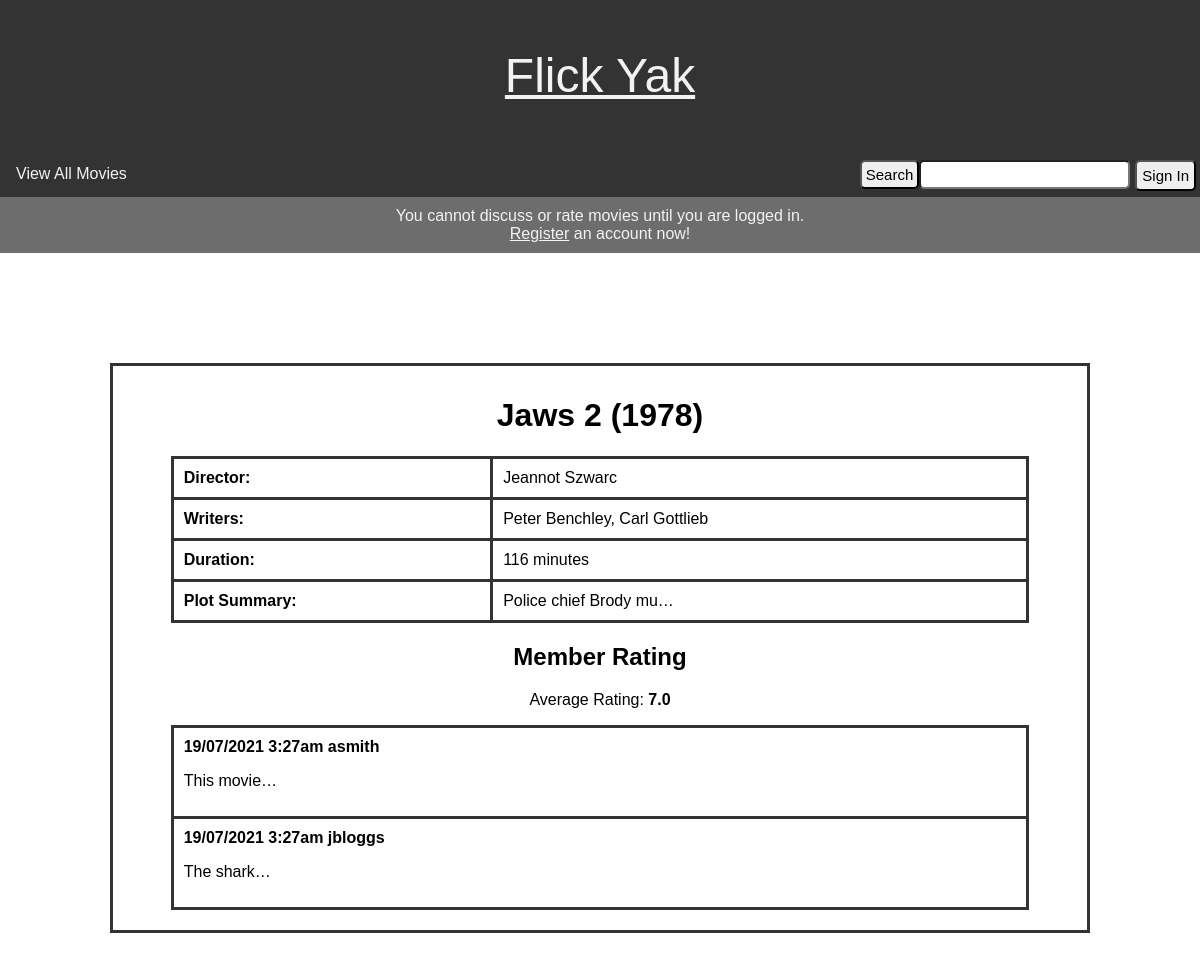
Page /views/public/movie_details.php?id=1 on the earlier database version.
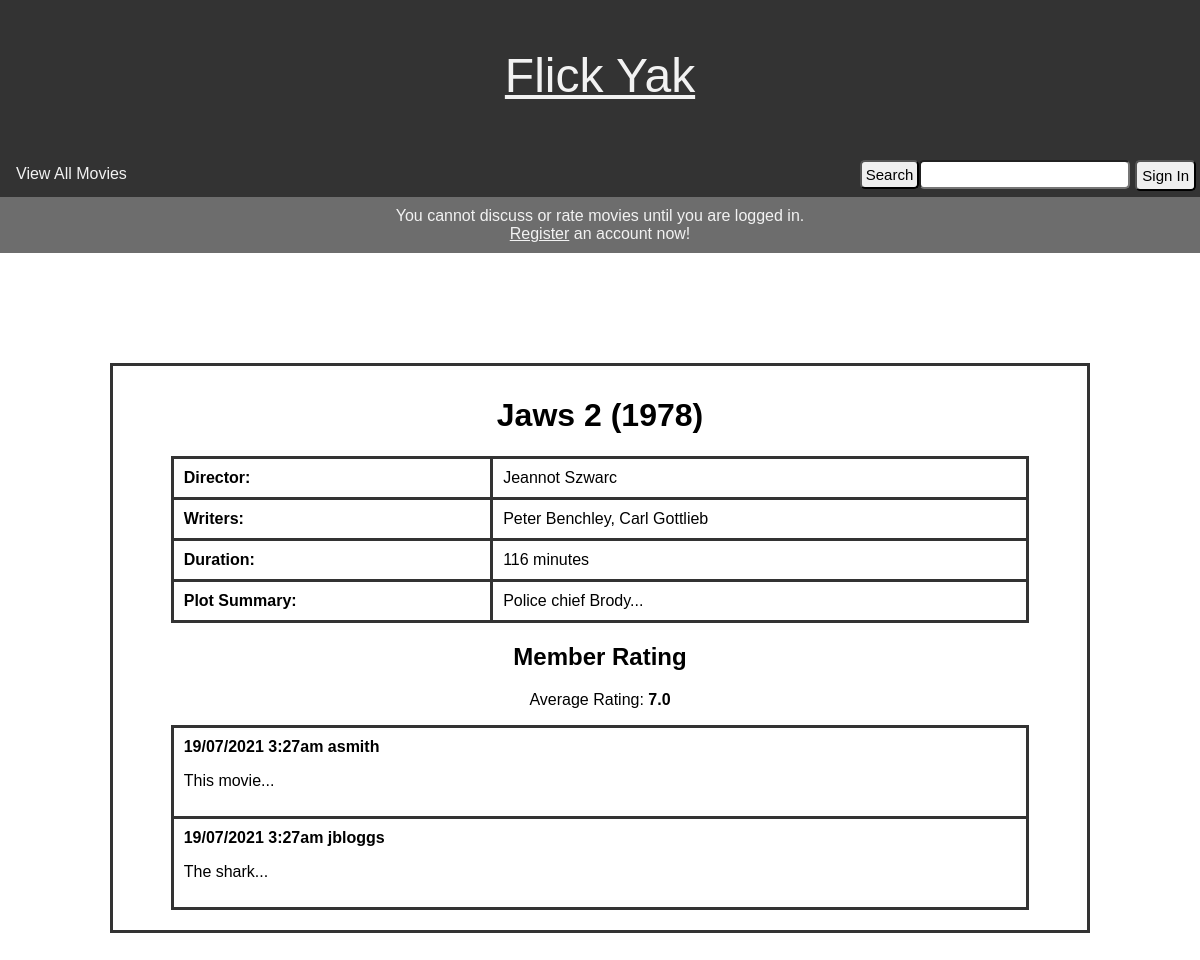
Same page on the later database version.
### tables this page shows
CREATE TABLE `movie` (
  `movie_id` int(11) NOT NULL,
  `movie_name` varchar(100) NOT NULL,
  `release_year` int(11) DEFAULT NULL,
  `director` varchar(100) NOT NULL,
  `writers` varchar(100) NOT NULL,
  `duration` int(11) NOT NULL,
  `summary` varchar(10000) NOT NULL
);

CREATE TABLE `discussion` (
  `discussion_id` int(11) NOT NULL,
  `movie_id` int(11) NOT NULL,
  `username` varchar(20) NOT NULL,
  `content` varchar(40000) NOT NULL,
  `post_date` timestamp NOT NULL DEFAULT current_timestamp() ON UPDATE current_timestamp()
);

### views/public/movie_details.php (the view, shortened to what this page needs)
<?php
require '../../src/connect_db.php';
if (!isset($_GET['id']) || !ctype_digit($_GET['id'])) {
    require '../errors/404.php';
    exit;
} else {
    $id = $_GET['id'];
}
if (isset($id)) {
    $stmt = $db->prepare("SELECT * FROM movie WHERE movie_id = ?");
    $stmt->execute([$id]);
    $movie = $stmt->fetch();
    $stmt = $db->prepare("SELECT AVG(rating) AS 'average_rating' FROM rating WHERE movie_id = ?");
    $stmt->execute([$id]);
    $rating = $stmt->fetch();
    $stmt = $db->prepare("SELECT * FROM discussion WHERE movie_id = ? ORDER BY post_date DESC");
    $stmt->execute([$id]);
    $discussion = $stmt->fetchAll();
}
$css = '../../css/main.css';
require_once '../common/head.php';
require_once '../common/nav.php';
if ($movie > 0) {
    echo '<div class="rating-container">';
    echo '<h1>' . $movie['movie_name'] . ' (' . $movie['release_year'] . ')</h1>';
    echo '<table></tbody>';
    echo '<tr><th>Director:</th><td>' . $movie['director'] . '</td></tr>';
    echo '<tr><th>Writers:</th><td>' . $movie['writers'] . '</td></tr>';
    echo '<tr><th>Duration:</th><td>' . $movie['duration'] . ' minutes</td></tr>';
    echo '<tr><th>Plot Summary:</th><td>' . $movie['summary'] . '</td></tr></tbody></table>';
    echo '<h2>Member Rating</h2><p>Average Rating: <b>' . number_format($rating['average_rating'], 1, '.', ',') . '</b></p>';
    echo "<table><tbody>";
    foreach ($discussion as $row) {
        echo '<tr><td><b>' . date("d/m/Y g:ia", strtotime($row['post_date']));
        if (isset($_SESSION['username'])) {
            echo ' <a href="../member/user_profile.php?id=' . $row['username'] . '">('
                . $row['username'] . ')</a>';
        } else {
            echo ' ' . $row['username'] . ' </b>';
        }
        echo '<p>' . $row['content'] . '</p></td></tr>';
    }
    echo "</tbody></table>";
} else {
    echo 'Movie does not exist please try another movie';
}
echo '</div></div></body></html>';

### views/common/head.php (shortened to what this page needs)
<?php
echo '<!DOCTYPE html>
<html lang="en">
<head>
    <meta http-equiv="Content-Type" content="text/html; charset=UTF-8" />
    <meta http-equiv="X-UA-Compatible" content="IE=edge,chrome=1">
    <meta name="viewport" content="width=device-width, initial-scale=1.0">
    <meta name="author" content="Craig Baldry, 10494962">
    <meta name="description" content="Movie Forum">
    <script src="' . $script . '"></script>
    <link rel="stylesheet" href="'.$css.'">
    <title>' . $title . '</title>
</head>
<body>';

### views/common/nav.php (shortened to what this page needs)
<?php
$views_dir = '/flick-yak/views/';
$root_dir = '/flick-yak/';
$home = $root_dir . 'index.php';
$all_movies_link = $views_dir . 'public/all_movies.php';
$member_register = $views_dir . 'public/member_register.php';
$logout = $views_dir . 'common/logout.php';
echo '<div class="header-container"><span><a href="' . $home . '">Flick Yak</a></span>';
echo '</div>';
echo '<div class="nav">';
if (!isset($_SESSION['username'])) {
    echo '<button class="sign-in-button"onclick="on()">Sign In</button>';
} else {
    echo '<div class="welcome-tag">Welcome, ' . $_SESSION['username'] . ' [<a href="' . $logout . '">Log Out</a>]</div>';
}
require_once __DIR__ . '/../forms/search_form.php';
echo '<a href="' . $all_movies_link . '">View All Movies</a>';
echo '</div>';
if (!isset($_SESSION['username'])) {
    echo '<div class="register-message">';
    echo '<span>You cannot discuss or rate movies until you are logged in. <br><a href="'
        . $member_register . '">Register</a> an account now!</span>';
    echo '</div>';
}
echo '<div class="content">';

### views/forms/search_form.php (shortened to what this page needs)
<?php
echo '<form name="search" action="' . $views_dir . 'public/search_results_list.php' . '" method="get" onsubmit="">';
echo '<div class="search-bar"><input type="submit" value="Search"><input type="text" name="search_movies"></div>';
echo '</form>';

### css/main.css (style rules this page uses)
body { margin: 0; font-family: Arial; }
.nav { overflow: hidden; background-color: #333; }
.nav a { float: none; display: inline-block; color: #f2f2f2; text-align: center; padding: 14px 16px; text-decoration: none; }
.search-bar { float: right; padding-top: 9px; padding-right: 5px; }
.search-bar input { border-radius: 5px; padding: 4px; font-size: 15px; }
.header-container { text-align: center; background-color: #333; margin: 0 auto; padding: 1em; font-size: 3em; }
.header-container a { color: #f2f2f2; }
.register-message { text-align: center; background-color: rgb(109, 109, 109); color: #f2f2f2; margin: 0px; padding: 10px; }
.register-message a { color: #f2f2f2; text-decoration: underline; }
.sign-in-button { float: right; margin-top: 9px; margin-right: 4px; border-radius: 5px; padding: 5px; font-size: 15px; }
table { border-collapse: collapse; width: 90%; margin: 10px auto; }
th, td { text-align: Left; padding: 10px; border: #333 solid; }
.content { text-align: center; margin: 100px; overflow: auto; }
.rating-container { border: #333 solid; padding: 10px; margin: 10px; }

Differences in the rows shown:
changed movie "Jaws 2": summary "Police chief Brody mu…" → "Police chief Brody..."
changed discussion "asmith": content "This movie…" → "This movie..."
changed discussion "jbloggs": content "The shark…" → "The shark..."
